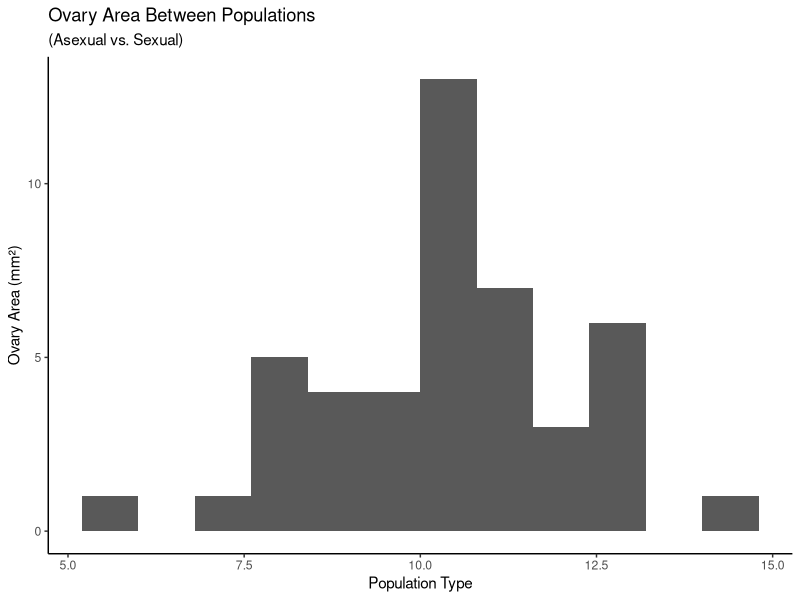
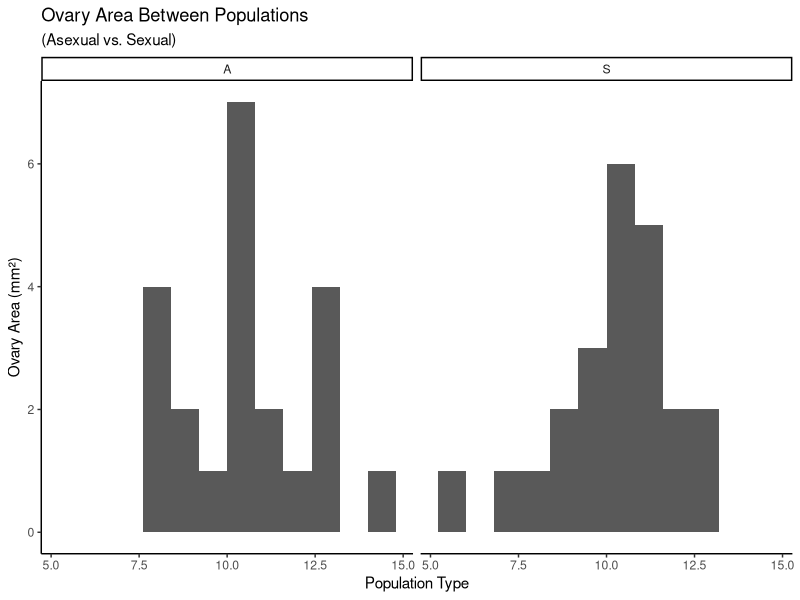

Generate these figures, in order, with R:
## ---- chunk 1
knitr::opts_chunk$set(echo = TRUE)
## ---- chunk 2
cc1_data=read.csv("A1_Data_Excelcopy.csv")
cc1_cleandata=cc1_data[0:45, 0:8]
cc1_cleandata$ovary_area=cc1_cleandata$ovarywidth*cc1_cleandata$ovaryheight

head(cc1_cleandata)

# Should we only included the 5 columns from Challenge 1 or the oeingal with 8 columns
# Challenge 1 we subsetted to have pop type, ovary width, ovary height, flower number, and ovary area

#Import Libraries 
library(ggplot2)
library(knitr)
## ---- chunk 3
#Does include=F make more sense or echo=F? 
# Look for aggregate in Chapter 3
area_means=aggregate(ovary_area ~ populationtype, data=cc1_cleandata, FUN=mean, na.rm = TRUE)
area_means


## ---- chunk 4
#Confirm that the echo=F choice is correct (what did other use?)
kable(area_means, caption="Mean Ovary Area across Asexual (A) and Sexual (S) Population Types")

## ---- chunk 5
Hist_cc1_cleandata=ggplot(aes(x = ovary_area), data=cc1_cleandata) + geom_histogram(binwidth=0.8) + theme_classic() +  
labs(title = "Ovary Area Between Populations", subtitle = "(Asexual vs. Sexual)", x = "Population Type", y = "Ovary Area (mm²)") #+ scale_colour_gradient2(high="blue", low="red")

Hist_cc1_cleandata

Hist2_cc1_cleandata=Hist_cc1_cleandata + facet_wrap(vars(populationtype))
Hist2_cc1_cleandata
# facet_wrap() read text on this? 
